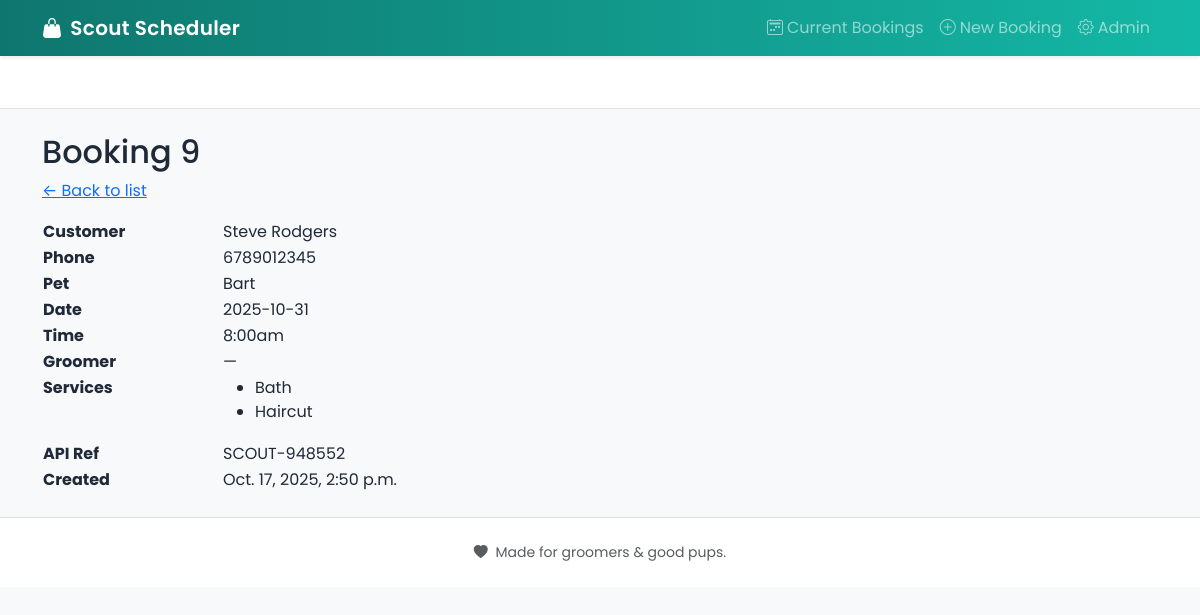
Page /booking/9/ on the committed database.
### booking/models.py (models this page shows, shortened)
class Booking(models.Model):
    customer = models.ForeignKey(Customer, on_delete=models.SET_NULL, null=True, blank=True)
    pet_name = models.CharField(max_length=100, blank=True, null=True)
    class Meta:
        unique_together = ('groomer_id', 'appointment_date', 'appointment_time')
    services = models.JSONField(default=list, blank=True)
    groomer_id = models.IntegerField(null=True, blank=True)
    appointment_date = models.DateField(null=True, blank=True)
    appointment_time = models.CharField(max_length=20, blank=True, null=True)
    api_ref = models.CharField(max_length=100, blank=True, null=True)
    api_payload = models.JSONField(default=dict, blank=True)
    api_response = models.JSONField(default=dict, blank=True)
    created_at = models.DateTimeField(auto_now_add=True)
    updated_at = models.DateTimeField(auto_now=True)

class Customer(models.Model):
    first_name = models.CharField(max_length=100)
    last_name  = models.CharField(max_length=100)
    phone      = models.CharField(max_length=30)
    created_at = models.DateTimeField(auto_now_add=True)
    class Meta:
        unique_together = ('first_name', 'last_name', 'phone')

### booking/views.py (the view)
# urls.py: path('<int:pk>/', views.booking_detail, name='detail'),
def booking_detail(request, pk):
    booking = get_object_or_404(Booking.objects.select_related('customer'), pk=pk)
    api = ApiClient()
    groomers = {str(g['id']): g['name'] for g in api.list_groomers()}
    booking.groomer_name = groomers.get(str(booking.groomer_id), "—")
    services_lookup = {str(s['id']): s['name'] for s in api.list_services()}
    booking.services_names = [services_lookup.get(str(sid), f"Service {sid}") for sid in booking.services]
    return render(request, 'booking/booking_detail.html', {'booking': booking})

### booking/api.py (called while the page is built)
    def list_services(self):
        return [{'id':0, 'name':'Bath','price_cents':3500},
                {'id':1,'name':'Haircut','price_cents':3500},
                {'id':2,'name':'Nail Trim','price_cents':3500},
                ]

    def list_groomers(self):
        return [{'id':0,'name':'Anyone'},
                {"id": 1, "name": "Alex"},
                {"id": 2, "name": "Riley"},
                {"id": 3, "name": "Sam"},
                {"id": 4, "name": "Jordan"},
                {"id": 5, "name": "Taylor"},
                ]

### booking/templates/booking/booking_detail.html (shortened to what this page needs)
{% extends "booking/base.html" %}
{% block content %}
  <h2>Booking {{ booking.id }}</h2>
  <p><a href="{% url 'booking:list' %}">← Back to list</a></p>
  <table style="max-width:720px;">
    <tr>
      <th style="text-align:left; width:180px;">Customer</th>
      <td>
        {% if booking.customer %}
          {{ booking.customer.first_name }} {{ booking.customer.last_name }}
        {% else %}
          Unknown
        {% endif %}
      </td>
    </tr>
    <tr>
      <th style="text-align:left;">Phone</th>
      <td>
        {% if booking.customer %}
          {{ booking.customer.phone }}
        {% else %}
          —
        {% endif %}
      </td>
    </tr>
    <tr>
      <th style="text-align:left;">Pet</th>
      <td>{{ booking.pet_name|default:"—" }}</td>
    </tr>
    <tr>
      <th style="text-align:left;">Date</th>
      <td>{{ booking.appointment_date|date:"Y-m-d" }}</td>
    </tr>
    <tr>
      <th style="text-align:left;">Time</th>
      <td>{{ booking.appointment_time }}</td>
    </tr>
    <tr>
      <th style="text-align:left;">Groomer</th>
      <td>{{ booking.groomer_name|default:"—" }}</td>
    </tr>
    <tr>
      <th style="text-align:left; vertical-align:top;">Services</th>
      <td>
        {% if booking.services_names %}
          <ul>
            {% for s in booking.services_names %}
              <li>{{ s }}</li>
            {% endfor %}
          </ul>
        {% else %}
          —
        {% endif %}
      </td>
    </tr>
    <tr>
      <th style="text-align:left;">API Ref</th>
      <td>{{ booking.api_ref|default:"—" }}</td>
    </tr>
    <tr>
      <th style="text-align:left;">Created</th>
      <td>{{ booking.created_at }}</td>
    </tr>
  </table>
{% endblock %}

### static/css/app.css (style rules this page uses)
:root { --brand: #0f766e; --brand-2: #14b8a6; --accent: #fb7185; --ink: #1f2937; --soft-bg: #f6f9fb; }
body { font-family: "Poppins", system-ui, -apple-system, Segoe UI, Roboto, Arial, sans-serif; color: var(--ink); background: var(--soft-bg); }

### rows in the picture
Booking: id "9", customer.first_name "Steve", customer.last_name "Rodgers", customer.phone "6789012345", pet_name "Bart", appointment_date "2025-10-31", appointment_time "8:00am", groomer_name "—", api_ref "SCOUT-948552", created_at "Oct. 17, 2025, 2:50 p.m."

### other values in the picture
{{ s }} "Bath" "Haircut"
